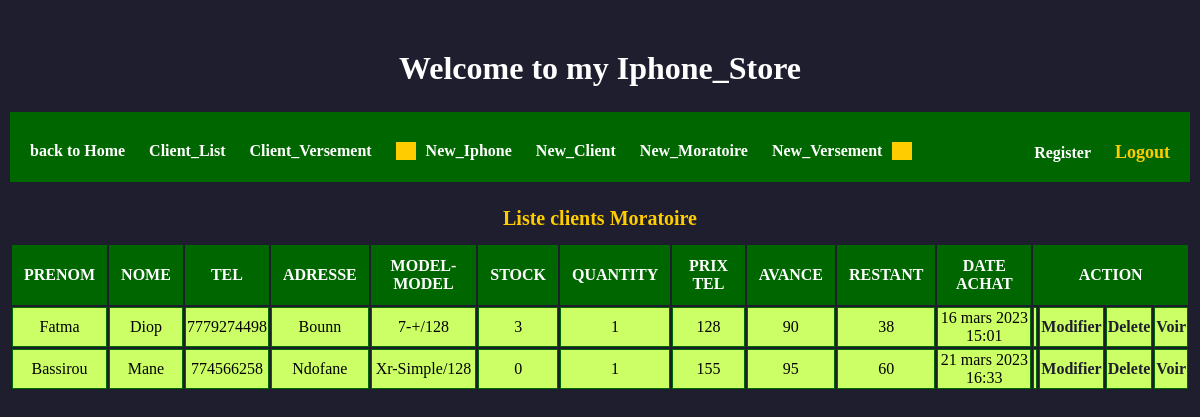
The app's page /client_moratoire_list, older data.
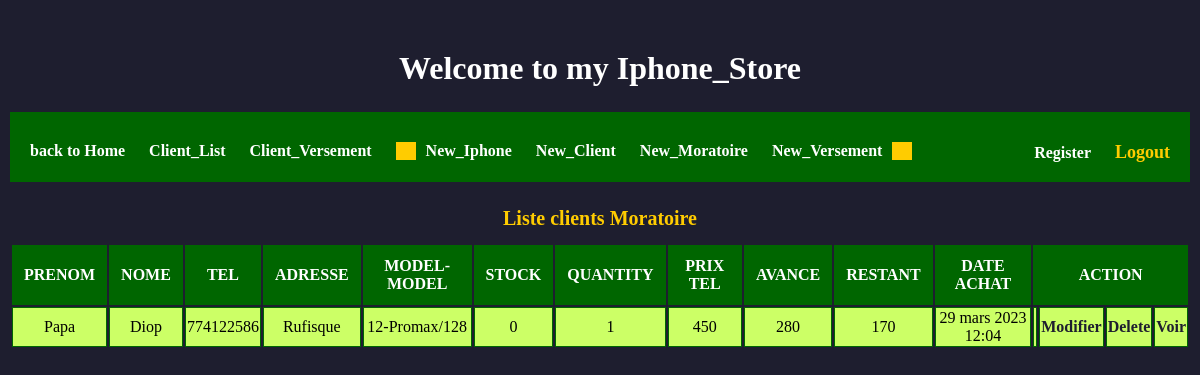
The same page, newer data.
### app/models.py (models this page shows, shortened)
class Moratoire(models.Model):
    iphone = models.ForeignKey(Iphone, on_delete=models.CASCADE)
    quantity = models.IntegerField(default=1)
    nom = models.CharField(max_length=120)
    prenom = models.CharField(max_length=120)
    adresse = models.CharField(max_length=120)
    tel = models.CharField(max_length=120)
    montant = models.IntegerField(default=0)
    avance = models.IntegerField(default=0)
    restant = models.IntegerField(default=0)
    date = models.DateTimeField(auto_now_add=True)

class Iphone(models.Model):
    ime = models.CharField(max_length=120, unique=True)
    model = models.CharField(max_length=6, choices=MODEL)
    category = models.CharField(max_length=6, choices=CATEGORY)
    taille = models.CharField(max_length=3, choices=TAILLE)
    stock = models.IntegerField(default=0)
    price_acquisition = models.IntegerField(default=0)
    date_acquisition = models.DateTimeField(blank=True, null=True)
    price_marcher = models.IntegerField(default=0)

### app/views.py (the view)
# urls.py: path('client_moratoire_list', client_list_moratoire, name='moratoire_list'),
def client_list_moratoire(request):
    clients_moratoire = Moratoire.objects.all()
    return render(request, 'app/moratoires/moratoire_list.html', {'clients': clients_moratoire})

### app/templates/app/moratoires/moratoire_list.html (shortened to what this page needs)
{% extends 'base.html' %}
{% load static %}
{% block content %}
<div class="container">
        <div class="home">
          <h1> Welcome to my Iphone_Store</h1>
      </div>
     <div class="fister">
         <div class="lefter">
             <a href="{% url 'home' %}">back to Home</a>
             <a href="{% url 'client_list' %}">Client_List</a>
             <a href="{% url 'versement_list' %}">Client_Versement</a>
             <a href="{% url 'iphone_add' %}" class="sep_deb">New_Iphone</a>
             <a href="{% url 'client_add' %}">New_Client</a>
             <a href="{% url 'moratoire_add' %}" >New_Moratoire</a>
             <a href="{% url 'versement_add' %}" class="sep_fin">New_Versement</a>
         </div>
         <div class="righter">
             <a href="{% url 'register' %}">Register</a>
             <a href="{% url 'logout_user' %}" id="active">Logout</a>
         </div>
     </div>
   <table class="tab-home">
      <caption>Liste clients Moratoire</caption>
      <tr>
         <th>prenom</th>
         <th>nome</th>
         <th>tel</th>
         <th>adresse</th>
         <th>model-model</th>
         <th>Stock</th>
         <th>Quantity</th>
         <th>Prix tel</th>
         <th>Avance</th>
         <th>Restant</th>
         <th>Date Achat</th>
         <th colspan="4">Action</th>
      </tr>
      {% for m in clients %}
      <tr class="impaire">
         <td>{{ m.prenom }}</td>
         <td>{{ m.nom }}</td>
         <td>{{ m.tel}}</td>
         <td>{{ m.adresse }}</td>
         <td>{{ m.iphone.model}}-{{m.iphone.category}}/{{ m.iphone.taille}}</td>
         <td>{{ m.iphone.stock }}</td>
         <td>{{ m.quantity }}</td>
         <td>{{ m.montant }}</td>
         <td>{{ m.avance }}</td>
         <td>{{ m.restant }}</td>
         <td>{{ m.date }}</td>
         <td class="action-td">
             <td><a href="{% url 'moratoire_update' m.id %}">Modifier</a></td>
             <td><a href="{% url 'moratoire_delete' m.id %}">Delete</a></td>
             <td><a href="{% url 'moratoire_detail' m.id %}">Voir</a></td>
         </td>
      </tr>
       {% endfor %}
   </table>
</div>
{% endblock %}

Row changes from the older to the newer data that the page shows:
removed Moratoire: prenom "Fatma", nom "Diop", tel "7779274498", adresse "Bounn", iphone.model "7", iphone.category "+", iphone.taille "128", iphone.stock "3", quantity "1", montant "128", avance "90", restant "38", date "16 mars 2023 15:01"
removed Moratoire: prenom "Bassirou", nom "Mane", tel "774566258", adresse "Ndofane", iphone.model "Xr", iphone.category "Simple", iphone.taille "128", iphone.stock "0", quantity "1", montant "155", avance "95", restant "60", date "21 mars 2023 16:33"
added Moratoire: prenom "Papa", nom "Diop", tel "774122586", adresse "Rufisque", iphone.model "12", iphone.category "Promax", iphone.taille "128", iphone.stock "0", quantity "1", montant "450", avance "280", restant "170", date "29 mars 2023 12:04"
